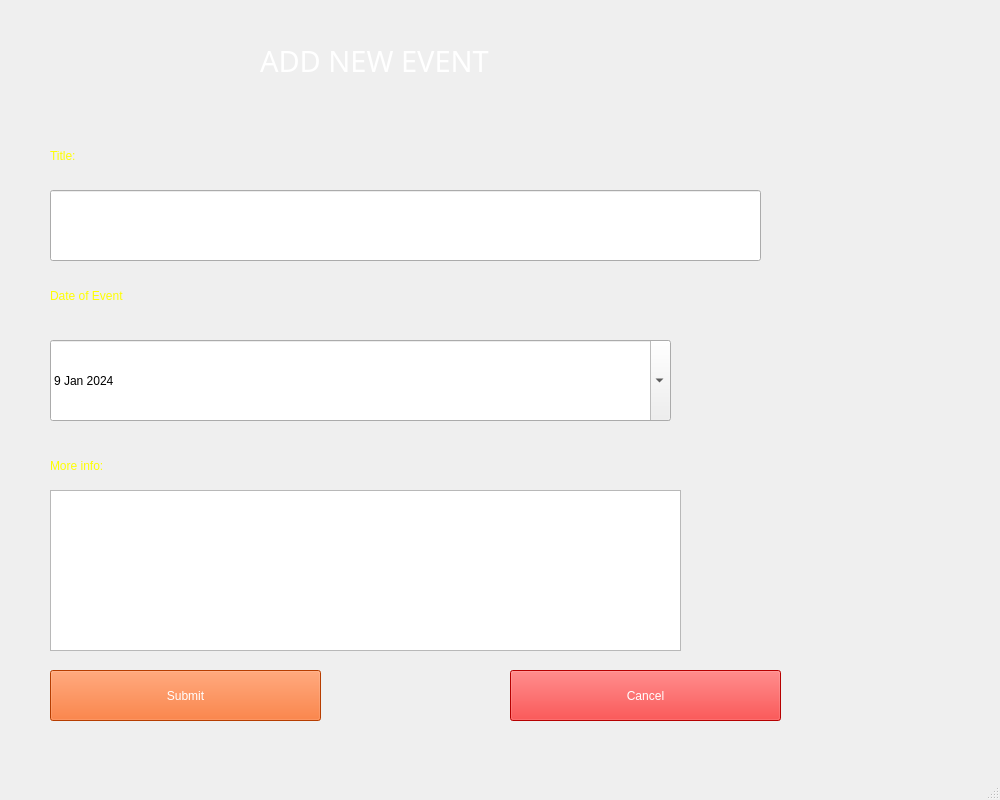
<?xml version="1.0" encoding="UTF-8"?>
<ui version="4.0">
 <class>MainWindow</class>
 <widget class="QMainWindow" name="MainWindow">
  <property name="geometry">
   <rect>
    <x>0</x>
    <y>0</y>
    <width>1000</width>
    <height>800</height>
   </rect>
  </property>
  <property name="minimumSize">
   <size>
    <width>1000</width>
    <height>800</height>
   </size>
  </property>
  <property name="maximumSize">
   <size>
    <width>1000</width>
    <height>1000</height>
   </size>
  </property>
  <property name="windowTitle">
   <string>EVENTS</string>
  </property>
  <property name="windowIcon">
   <iconset>
    <normaloff>../imgs/home.png</normaloff>../imgs/home.png</iconset>
  </property>
  <widget class="QWidget" name="centralwidget">
   <widget class="QLabel" name="label">
    <property name="geometry">
     <rect>
      <x>0</x>
      <y>-10</y>
      <width>1021</width>
      <height>961</height>
     </rect>
    </property>
    <property name="text">
     <string/>
    </property>
    <property name="pixmap">
     <pixmap>../imgs/pexels-irina-iriser-1379636.jpg</pixmap>
    </property>
    <property name="scaledContents">
     <bool>true</bool>
    </property>
   </widget>
   <widget class="QLabel" name="label_2">
    <property name="geometry">
     <rect>
      <x>260</x>
      <y>40</y>
      <width>481</width>
      <height>41</height>
     </rect>
    </property>
    <property name="font">
     <font>
      <family>Segoe UI Black</family>
      <pointsize>22</pointsize>
      <weight>10</weight>
      <italic>false</italic>
      <bold>false</bold>
     </font>
    </property>
    <property name="styleSheet">
     <string notr="true">font: 87 22pt &quot;Segoe UI Black&quot;;
color: rgb(255, 255, 255);</string>
    </property>
    <property name="text">
     <string>ADD NEW EVENT</string>
    </property>
   </widget>
   <widget class="QLabel" name="label_3">
    <property name="geometry">
     <rect>
      <x>50</x>
      <y>140</y>
      <width>191</width>
      <height>31</height>
     </rect>
    </property>
    <property name="styleSheet">
     <string notr="true">color: rgb(255, 255, 0);
font: 87 12pt &quot;Segoe UI Black&quot;;</string>
    </property>
    <property name="text">
     <string>Title:</string>
    </property>
   </widget>
   <widget class="QLineEdit" name="title">
    <property name="geometry">
     <rect>
      <x>50</x>
      <y>190</y>
      <width>711</width>
      <height>71</height>
     </rect>
    </property>
    <property name="styleSheet">
     <string notr="true">font: 20pt &quot;Segoe MDL2 Assets&quot;;</string>
    </property>
   </widget>
   <widget class="QLabel" name="label_4">
    <property name="geometry">
     <rect>
      <x>50</x>
      <y>280</y>
      <width>511</width>
      <height>31</height>
     </rect>
    </property>
    <property name="styleSheet">
     <string notr="true">color: rgb(255, 255, 0);
font: 87 12pt &quot;Segoe UI Black&quot;;</string>
    </property>
    <property name="text">
     <string>Date of Event</string>
    </property>
   </widget>
   <widget class="QPushButton" name="submit">
    <property name="geometry">
     <rect>
      <x>50</x>
      <y>670</y>
      <width>271</width>
      <height>51</height>
     </rect>
    </property>
    <property name="styleSheet">
     <string notr="true">background-color: rgb(255, 85, 0);
color: rgb(255, 255, 255);
font: 11pt &quot;MS Shell Dlg 2&quot;;</string>
    </property>
    <property name="text">
     <string>Submit</string>
    </property>
   </widget>
   <widget class="QPushButton" name="cancel">
    <property name="geometry">
     <rect>
      <x>510</x>
      <y>670</y>
      <width>271</width>
      <height>51</height>
     </rect>
    </property>
    <property name="styleSheet">
     <string notr="true">background-color: rgb(255, 0, 0);
color: rgb(255, 255, 255);
font: 11pt &quot;MS Shell Dlg 2&quot;;</string>
    </property>
    <property name="text">
     <string>Cancel</string>
    </property>
   </widget>
   <widget class="QLabel" name="label_5">
    <property name="geometry">
     <rect>
      <x>50</x>
      <y>450</y>
      <width>511</width>
      <height>31</height>
     </rect>
    </property>
    <property name="styleSheet">
     <string notr="true">color: rgb(255, 255, 0);
font: 87 12pt &quot;Segoe UI Black&quot;;</string>
    </property>
    <property name="text">
     <string>More info:</string>
    </property>
   </widget>
   <widget class="QDateEdit" name="dateEdit">
    <property name="geometry">
     <rect>
      <x>50</x>
      <y>340</y>
      <width>621</width>
      <height>81</height>
     </rect>
    </property>
    <property name="styleSheet">
     <string notr="true">font: 14pt &quot;MS Shell Dlg 2&quot;;</string>
    </property>
    <property name="dateTime">
     <datetime>
      <hour>0</hour>
      <minute>0</minute>
      <second>0</second>
      <year>2024</year>
      <month>1</month>
      <day>9</day>
     </datetime>
    </property>
    <property name="maximumDateTime">
     <datetime>
      <hour>23</hour>
      <minute>59</minute>
      <second>59</second>
      <year>2100</year>
      <month>12</month>
      <day>31</day>
     </datetime>
    </property>
    <property name="minimumDateTime">
     <datetime>
      <hour>0</hour>
      <minute>0</minute>
      <second>0</second>
      <year>2024</year>
      <month>1</month>
      <day>9</day>
     </datetime>
    </property>
    <property name="calendarPopup">
     <bool>true</bool>
    </property>
    <property name="date">
     <date>
      <year>2024</year>
      <month>1</month>
      <day>9</day>
     </date>
    </property>
   </widget>
   <widget class="QTextEdit" name="info">
    <property name="geometry">
     <rect>
      <x>50</x>
      <y>490</y>
      <width>631</width>
      <height>161</height>
     </rect>
    </property>
    <property name="html">
     <string>&lt;!DOCTYPE HTML PUBLIC &quot;-//W3C//DTD HTML 4.0//EN&quot; &quot;http://www.w3.org/TR/REC-html40/strict.dtd&quot;&gt;
&lt;html&gt;&lt;head&gt;&lt;meta name=&quot;qrichtext&quot; content=&quot;1&quot; /&gt;&lt;style type=&quot;text/css&quot;&gt;
p, li { white-space: pre-wrap; }
&lt;/style&gt;&lt;/head&gt;&lt;body style=&quot; font-family:'MS Shell Dlg 2'; font-size:8pt; font-weight:400; font-style:normal;&quot;&gt;
&lt;p style=&quot;-qt-paragraph-type:empty; margin-top:0px; margin-bottom:0px; margin-left:0px; margin-right:0px; -qt-block-indent:0; text-indent:0px;&quot;&gt;&lt;br /&gt;&lt;/p&gt;&lt;/body&gt;&lt;/html&gt;</string>
    </property>
   </widget>
  </widget>
  <widget class="QMenuBar" name="menubar">
   <property name="geometry">
    <rect>
     <x>0</x>
     <y>0</y>
     <width>1000</width>
     <height>22</height>
    </rect>
   </property>
  </widget>
  <widget class="QStatusBar" name="statusbar"/>
 </widget>
 <resources/>
 <connections/>
</ui>
